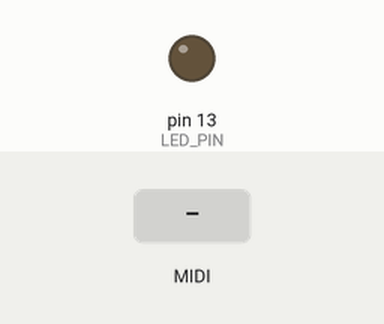
Simulated run of this sketch. Board: Arduino Uno, built with avr-gcc and run on an emulated ATmega328P. Shown: output pins drawn as LEDs (lit = HIGH). Dashed ring = blinking. The test bench sets the inputs (shaded band). MIDI output is not drawn.

Above: at 1.2 s.
1.3 s: MIDI note 36 received
At 1.61 s:
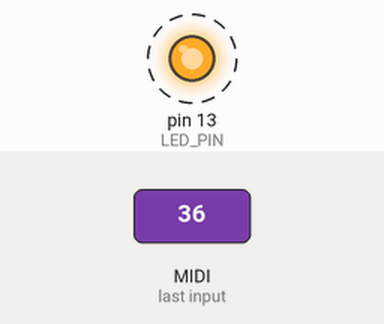
Timing chart, 0 to 4.3 s (numbered marks = the images above; inputs shaded):
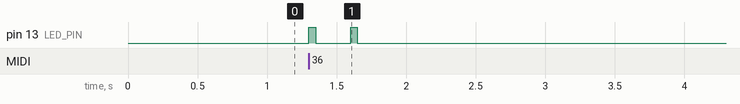

The sketch:

MIDI_input_lib_barebones.ino
```cpp
#include <MIDI.h>
#define LED_PIN 13

MIDI_CREATE_DEFAULT_INSTANCE();

void blink_led() {
  digitalWrite(LED_PIN, HIGH);
  delay(50);
  digitalWrite(LED_PIN, LOW);
  delay(50);
}

void setup()
{
  pinMode(LED_PIN, OUTPUT);
  MIDI.begin(MIDI_CHANNEL_OMNI);
}

void loop()
{
  if ( MIDI.read() ) {
    blink_led();
  }
}
```

Measured:
- after the input at 1.3 s, pin 13 (LED_PIN): alternates HIGH for 0.05 s and LOW for 0.25 s, 4 changes in all, then stays LOW, starting at once
